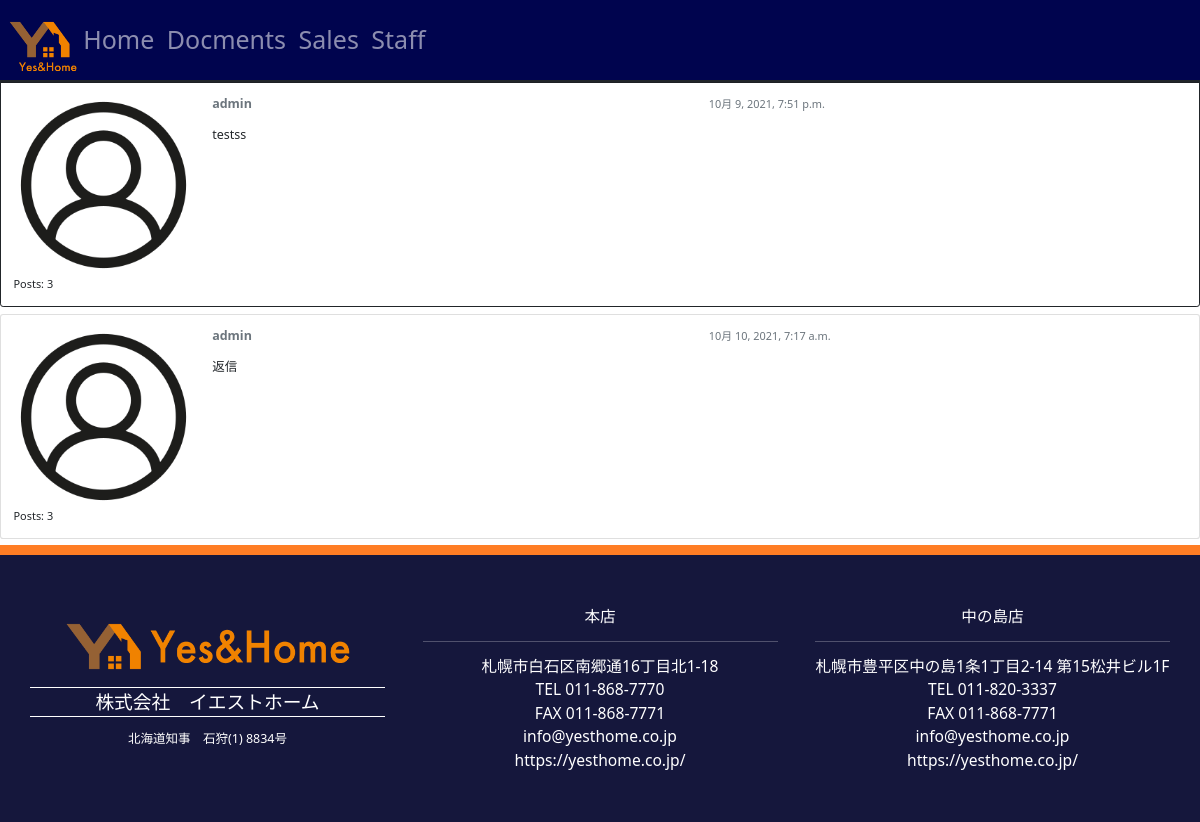
The page /boards/1/topics/1/ on the database its author committed.
### boards/models.py (models this page shows)
class Post(models.Model):
    message = models.TextField(max_length=4000)
    topic = models.ForeignKey(Topic, related_name='posts', on_delete=models.CASCADE)
    created_at = models.DateTimeField(auto_now_add=True)
    updated_at = models.DateTimeField(null=True)
    created_by = models.ForeignKey(User, related_name='posts', on_delete=models.CASCADE)
    updated_by = models.ForeignKey(User, null=True, related_name='+', on_delete=models.CASCADE)

### boards/views.py (the view)
# urls.py: path('<int:pk>/topics/<int:topic_pk>/', views.topic_posts, name='topic_posts'),
def topic_posts(request, pk, topic_pk):
    topic = get_object_or_404(Topic, board__pk=pk, pk=topic_pk)
    return render(request, 'topic_posts.html', {'topic': topic})

### templates/topic_posts.html (shortened to what this page needs)
{% extends 'base.html' %}
{% load static %}
{% block content %}
  <div class="mb-4">
    <a href="{% url 'reply_topic' topic.board.pk topic.pk  %}" class="btn btn-primary" role="button">Reply</a>
  </div>
  {% for post in topic.posts.all %}
    <div class="card mb-2 {% if forloop.first %}border-dark{% endif %}">
      {% if forloop.first %}
        <div class="card-header text-white bg-dark py-2 px-3">{{ topic.subject }}</div>
      {% endif %}
      <div class="card-body p-3">
        <div class="row">
          <div class="col-2">
            <img src="{% static 'img/avatar.png' %}" alt="{{ post.created_by.username }}" class="w-100">
            <small>Posts: {{ post.created_by.posts.count }}</small>
          </div>
          <div class="col-10">
            <div class="row mb-3">
              <div class="col-6">
                <strong class="text-muted">{{ post.created_by.username }}</strong>
              </div>
              <div class="col-6 text-right">
                <small class="text-muted">{{ post.created_at }}</small>
              </div>
            </div>
            {{ post.message }}
          </div>
        </div>
      </div>
    </div>
  {% endfor %}
{% endblock %}

### static/css/style.css (style rules this page uses)
:root { --font-family-sans-serif: "游明朝","Helvetica Neue", Helvetica, Arial, Meiryo, "游ゴシック体", "Yu Gothic", YuGothic, "Hiragino Kaku Gothic ProN", sans-serif; --font-family-monospace: SFMono-Regular, Menlo, Monaco, Consolas, "Liberation Mono", "Courier New", monospace; }
html { font-size: 12.5px; }
.btn { border-radius: 2px; }

### rows shown on the page
Post: created_by.posts.count "3", created_by.username "admin", created_at "10月 9, 2021, 7:51 p.m.", message "testss"
Post: created_by.posts.count "3", created_by.username "admin", created_at "10月 10, 2021, 7:17 a.m.", message "返信"
